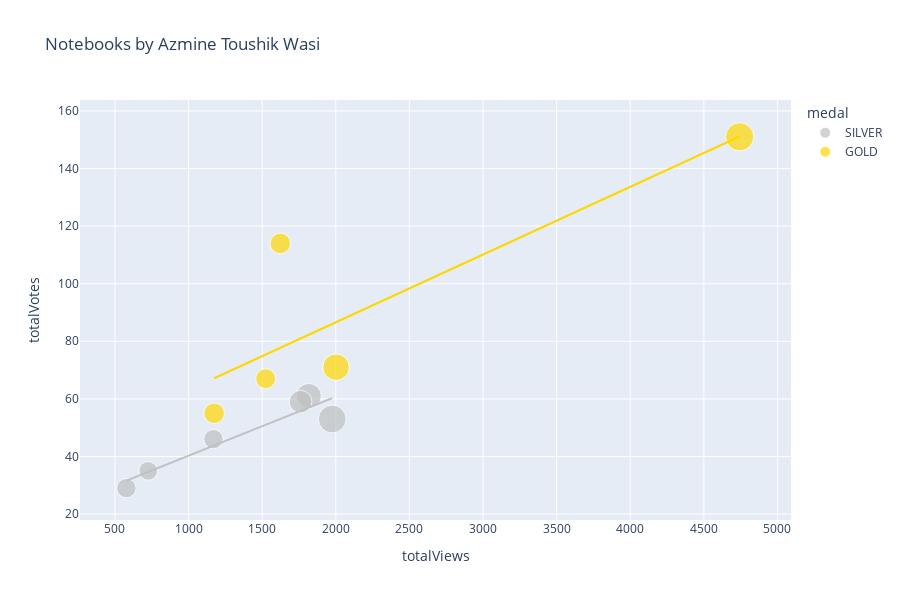

Here is the notebook cell this chart was saved with:
### Markdown cell above
# Plotly Scatter Plot

You may want to tweak these settings depending on how many notebooks you have...

### Code cell
import plotly.express as px

df['totalComments'].fillna(0, inplace=True)
df['medal'].fillna('N/A', inplace=True)
df['size'] = df['totalComments'].clip(lower=1)
color_map = {
    'GOLD': 'gold',
    'SILVER': 'silver',
    'BRONZE': 'chocolate',
    'N/A': '#333'
}
px.scatter(
    df,
    'totalViews',
    'totalVotes',
    title=f'Notebooks by {df.author_displayName.get(0)}',
    log_x=False,
    log_y=False,
    #width=800, 
    height=600,
    color='medal',
    color_discrete_map=color_map,
    size='size',
    trendline='ols',
    trendline_options=dict(log_x=False, log_y=False, add_constant=True),
    #trendline='lowess', # Use for Locally Weighted Scatterplot Smoothing line
    #trendline_scope='overall', # Use this for one trendline
    hover_name='title',
    hover_data={
        'size': False,
        'totalViews': ':,.0f',
        'totalVotes': ':,.0f',
        'totalLines': ':,.0f',
        'totalComments': ':,.0f',
        'viewsPerVote': ':,.0f',
        'languageName': True,
        'versionNumber': True,
        'lastRun': True,
        'lastRunExecutionTimeSeconds': ':,.0f',
        'medal': True,
    })

### Figure 1 — Plotly figure (JSON) as saved in the notebook; plotly's stock layout.template omitted (floating-point values rounded to 4 significant figures)
{"data": [{"customdata": [[27, 592, 27, 29.32, "Python", 14, "Tue Jul 19 01:47:02 2022", 50, "SILVER"], [22, 536, 22, 29.37, "Python", 14, "Mon Jul 18 09:20:46 2022", 57, "SILVER"], [33, 274, 33, 36.61, "Python", 13, "Mon Jul 18 02:21:22 2022", 77, "SILVER"], [16, 342, 16, 24.89, "Python", 9, "Mon Jul 18 02:18:15 2022", 97, "SILVER"], [15, 461, 15, 20.19, "Python", 15, "Sun Jul 17 17:27:07 2022", 69, "SILVER"], [16, 279, 16, 19.3, "Python", 16, "Sun May 29 07:50:50 2022", 40, "SILVER"]], "hovertemplate": "<b>%{hovertext}</b><br><br>medal=%{customdata[8]}<br>totalViews=%{x:,.0f}<br>totalVotes=%{y:,.0f}<br>totalLines=%{customdata[1]:,.0f}<br>totalComments=%{customdata[2]:,.0f}<br>viewsPerVote=%{customdata[3]:,.0f}<br>languageName=%{customdata[4]}<br>versionNumber=%{customdata[5]}<br>lastRun=%{customdata[6]}<br>lastRunExecutionTimeSeconds=%{customdata[7]:,.0f}<extra></extra>", "hovertext": ["➡️ Bias-Variance Tradeoff 📋 Theory & Code Ex.", "UCL ⚽ EDA & Viz ⭐ 2021-22 ⭐ Players & Teams", "▶️ Cristiano Ronaldo ⚽ Goals  📊 EDA, Analysis", "➡️ Intro to Feature Engineering 🛠 Housing Data ", "Investment and Financial Analysis  🏭 GeoExports", " 📘 Coursera 📉 EDA, FE 📈 Analysis + Insights 📊"], "legendgroup": "SILVER", "marker": {"color": "silver", "size": [27, 22, 33, 16, 15, 16], "sizemode": "area", "sizeref": 0.085, "symbol": "circle"}, "mode": "markers", "name": "SILVER", "orientation": "v", "showlegend": true, "type": "scatter", "x": [1817, 1761, 1976, 1169, 726, 578], "xaxis": "x", "y": [61, 59, 53, 46, 35, 29], "yaxis": "y"}, {"hovertemplate": "<b>OLS trendline</b><br>totalVotes = 0.0204904 * totalViews + 19.7539<br>R<sup>2</sup>=0.892615<br><br>medal=SILVER<br>totalViews=%{x:,.0f}<br>totalVotes=%{y:,.0f} <b>(trend)</b><extra></extra>", "legendgroup": "SILVER", "marker": {"color": "silver", "symbol": "circle"}, "mode": "lines", "name": "SILVER", "showlegend": false, "type": "scatter", "x": [578, 726, 1169, 1761, 1817, 1976], "xaxis": "x", "y": [31.6, 34.63, 43.71, 55.84, 56.98, 60.24], "yaxis": "y"}, {"customdata": [[18, 608, 18, 20.98, "Python", 19, "Sun Jul 17 06:36:10 2022", 102, "GOLD"], [30, 380, 30, 27.82, "Python", 13, "Sat Jul  9 12:08:22 2022", 56, "GOLD"], [17, 342, 17, 22.43, "Python", 14, "Tue Jul  5 04:38:45 2022", 70, "GOLD"], [18, 645, 18, 14.12, "Python", 1, "Fri Jul  1 18:28:34 2022", 6, "GOLD"], [34, 357, 34, 31.21, "Python", 7, "Fri Jul  1 08:32:21 2022", 85, "GOLD"]], "hovertemplate": "<b>%{hovertext}</b><br><br>medal=%{customdata[8]}<br>totalViews=%{x:,.0f}<br>totalVotes=%{y:,.0f}<br>totalLines=%{customdata[1]:,.0f}<br>totalComments=%{customdata[2]:,.0f}<br>viewsPerVote=%{customdata[3]:,.0f}<br>languageName=%{customdata[4]}<br>versionNumber=%{customdata[5]}<br>lastRun=%{customdata[6]}<br>lastRunExecutionTimeSeconds=%{customdata[7]:,.0f}<extra></extra>", "hovertext": ["Divorce Prediction & Reasons Analysis with PCA", "▶️ Lionel Messi 📊 Extended EDA ⚽ Goals ", "➡️ Intro to Cross Validation ✅ Different Methods", "Different Clustering Techniques & Algorithms", " Imputation : Different Techniques with Codes"], "legendgroup": "GOLD", "marker": {"color": "gold", "size": [18, 30, 17, 18, 34], "sizemode": "area", "sizeref": 0.085, "symbol": "circle"}, "mode": "markers", "name": "GOLD", "orientation": "v", "showlegend": true, "type": "scatter", "x": [1174, 2002, 1524, 1623, 4743], "xaxis": "x", "y": [55, 71, 67, 114, 151], "yaxis": "y"}, {"hovertemplate": "<b>OLS trendline</b><br>totalVotes = 0.023526 * totalViews + 39.5323<br>R<sup>2</sup>=0.722005<br><br>medal=GOLD<br>totalViews=%{x:,.0f}<br>totalVotes=%{y:,.0f} <b>(trend)</b><extra></extra>", "legendgroup": "GOLD", "marker": {"color": "gold", "symbol": "circle"}, "mode": "lines", "name": "GOLD", "showlegend": false, "type": "scatter", "x": [1174, 1524, 1623, 2002, 4743], "xaxis": "x", "y": [67.15, 75.39, 77.71, 86.63, 151.1], "yaxis": "y"}], "layout": {"height": 600, "legend": {"itemsizing": "constant", "title": {"text": "medal"}, "tracegroupgap": 0}, "title": {"text": "Notebooks by Azmine Toushik Wasi"}, "xaxis": {"anchor": "y", "domain": [0, 1], "title": {"text": "totalViews"}}, "yaxis": {"anchor": "x", "domain": [0, 1], "title": {"text": "totalVotes"}}}}
